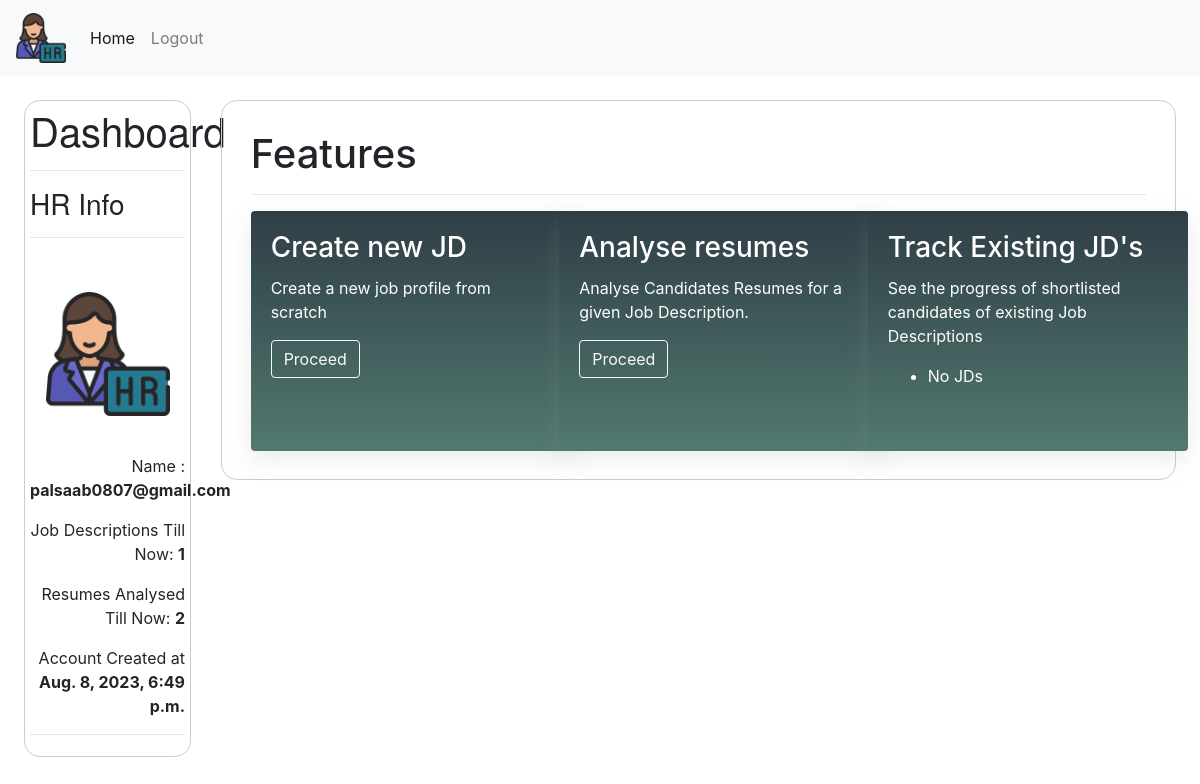
Page /dashboard (signed in) on the earlier database version.
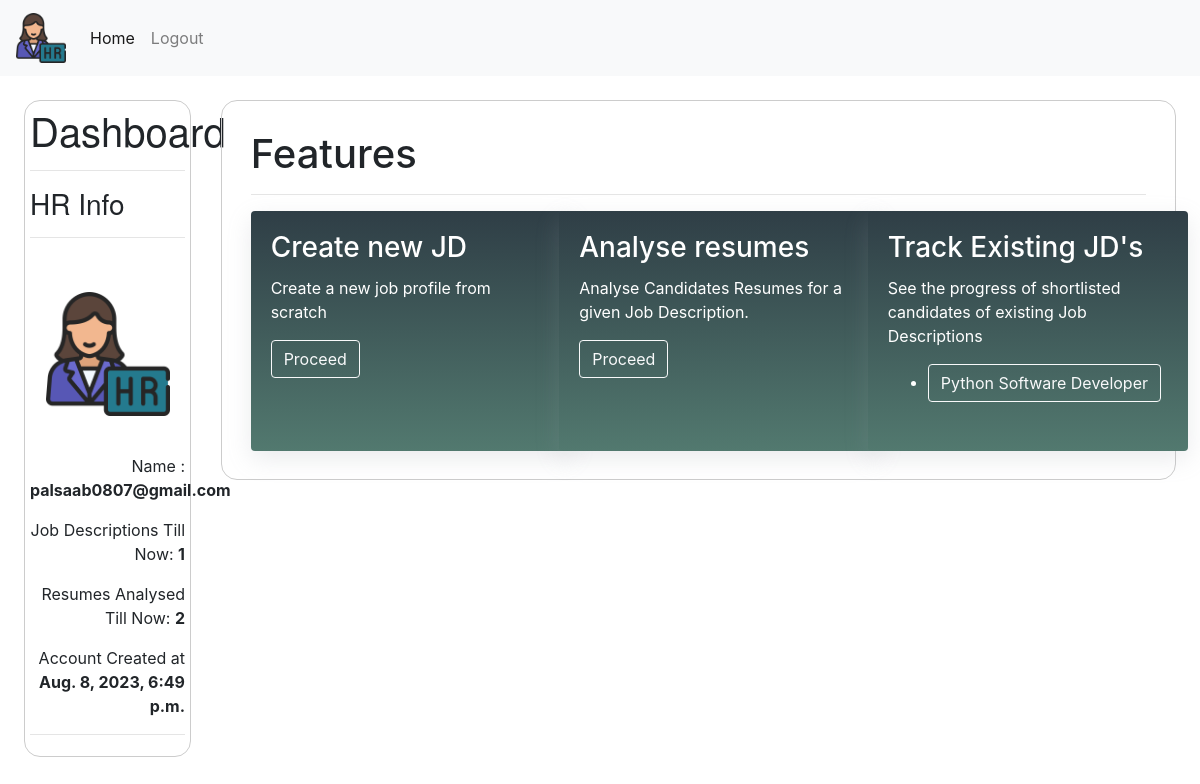
Same page on the later database version.
### hr/models.py (models this page shows, shortened)
class BaseFields(models.Model):
    created_at = models.DateTimeField(auto_now_add=True)
    updated_at = models.DateTimeField(auto_now=True)
    class Meta:
        abstract = True

class Job_Description(BaseFields):
    hr_id = models.ForeignKey(User,on_delete=models.CASCADE,related_name='hr_id')
    jd_title= models.CharField(max_length= 100, null=True)
    job_description = models.JSONField()
    recommendation_used = models.BooleanField(default=False)

### hr/views.py (the view)
# urls.py: path("dashboard", views.index, name="index"),
@login_required
def index(request):
    jds=Job_Description.objects.filter(hr_id = request.user).all()
    return render(request,'hr/dashboard.html',{
        'jds':jds
    })

### hr/templates/hr/dashboard.html (shortened to what this page needs)
{% extends 'hr/layout.html' %}
{% block body %}
    <div >
      <h1>Features</h1>
    </div>
    <hr>
  <div class="row">
      <div class="col-md-4">
          <div class="card" style="width: 20rem;  height: 15rem;">
              <div class="card-body">
                <h3 class="card-title">Create new JD</h3>
                <p class="card-text">Create a new job profile from scratch</p>
                <a href="{% url 'jd_description_analyser' %}" class="btn btn-outline-light">Proceed</a>
              </div>
            </div>
      </div>
      <div class="col-md-4">
          <div class="card" style="width: 20rem; height: 15em;">
              <div class="card-body">
                <h3 class="card-title">Analyse resumes</h3>
                <p class="card-text">Analyse Candidates Resumes for a given Job Description.</p>
                <a href="{% url 'analyse_resumes' %}" class="btn btn-outline-light">Proceed</a>
              </div>
          </div>
      </div>
      <div class="col-md-4">
        <div class="card" style="width: 20rem;min-height: 15rem;">
          <div class="card-body d-flex flex-column">
              <h3 class="card-title">Track Existing JD's</h3>
              <p class="card-text">See the progress of shortlisted candidates of existing Job Descriptions</p>
              <ul class="flex-grow-1">
                {% for jd in jds %}
                    <li><a href="{% url 'jd_progress' jd.id %}" class="btn btn-outline-light">{{jd.jd_title}}</a></li>
                    {% empty %}
                    <li>No JDs</li>
                  {% endfor %}
              </ul>
          </div>
      </div>
      </div>
  </div>
{% endblock %}

Differences in the rows shown:
added Job_Description: jd_title "Python Software Developer"
Other differences:
text no longer shown: "No JDs"
